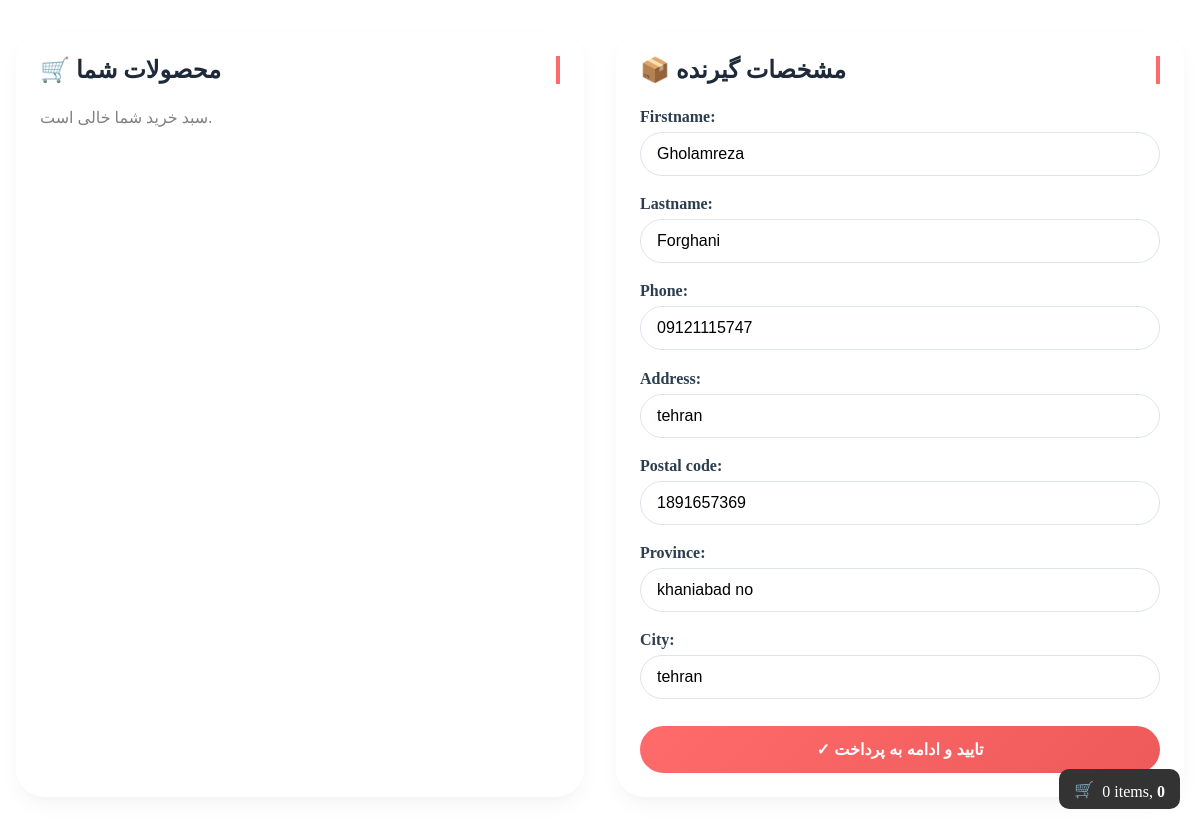
Page /order/order-create (signed in) on the committed database.
### order/models.py (models this page shows, shortened)
class Order(models.Model):
    class Status(models.TextChoices):
        Pending_Review= 'PR', 'pending review'
        Order_Confirmed= 'oc', 'order confirmed'
        Recevied_From_Seller= 'RFS', 'received from seller'
        Preparing_Order= 'PO', 'preparing order'
        Deliverd_To_Postal_Service= 'DTPS', 'deliverd to postal service'
        Refunded_Due_To_Out_Of_Stock= 'RDTOOS', 'refunded due to out of stock'
    buyer= models.ForeignKey(ShopUser, related_name="orders", on_delete=models.SET_NULL, null=True, blank=True)
    firstname= models.CharField(max_length=100)
    lastname= models.CharField(max_length=100)
    phone= models.CharField(max_length=11)
    address= models.CharField(max_length=255)
    postal_code= models.CharField(max_length=11)
    province= models.CharField(max_length=255)
    city= models.CharField(max_length=255)
    created= models.DateTimeField(auto_now_add=True)
    updated= models.DateTimeField(auto_now=True)
    paid= models.BooleanField(default=False)
    status= models.CharField(choices=Status.choices, default=Status.Pending_Review)
    class Meta:
        ordering= ['-created']
        indexes= [
            models.Index(fields=['-created']),
        ]

### order/views.py (the view)
# urls.py: path('order-create', views.order_create, name="order_create"),
@login_required
def order_create(request):
    cart = Cart(request)
    last_order = Order.objects.filter(buyer=request.user).order_by('-created').first()
    if request.method == "POST":
        form = OrderCreateForm(request.POST)
        if form.is_valid():
            order = form.save(commit=False)   # بهتر است commit=False بگذارید تا buyer را اضافه کنید
            order.buyer = request.user
            order.save()
            for item in cart:
                Orderitem.objects.create(
                    order=order,
                    product=item['product'],
                    price=item['price'],
                    quantity=item['quantity'],
                    weight=item['weight']
                )
            request.session['order_id'] = order.id
            return redirect('order:pay')
    else:
        if last_order:
            form = OrderCreateForm(instance=last_order)
        else:
            form = OrderCreateForm()   # ✅ اضافه شد
    context = {
        'form': form,
        'cart': cart
    }
    return render(request, 'order_create.html', context)

### order/forms.py
class OrderCreateForm(forms.ModelForm):
    class Meta:
        model= Order
        fields=['firstname', 'lastname', 'phone', 'address', 'postal_code', 'province', 'city']

### cart/cart.py (called while the page is built, shortened)
    def __len__(self):
        return sum(item['quantity'] for item in self.cart.values())

    def __iter__(self):
        product_ids = self.cart.keys()
        products = Product.objects.filter(id__in=product_ids)

    def get_total_price(self):
        return sum(item['total'] for item in self)

### cart/context_processor.py (called while the page is built)
def cart(request):
    return {'cart': Cart(request)}

### order/templates/order_create.html (shortened to what this page needs)
{% extends 'parent/base.html' %}
{% load static %}
{% block content %}
<div class="order-page">
  <div class="order-grid">
    <div class="cart-summary">
      <h2 class="section-title">🛒 محصولات شما</h2>
      {% if cart|length %}
        <ul class="cart-items">
          {% for item in cart %}
            <li class="cart-item">
              <span class="cart-item-name">{{ item.quantity }} × {{ item.product.name }}</span>
              <span class="cart-item-price">{{ item.price }} تومان</span>
            </li>
          {% endfor %}
        </ul>
        <div class="cart-total">
          جمع کل: {{ cart.get_total_price }} تومان
        </div>
      {% else %}
        <p style="color: gray;">سبد خرید شما خالی است.</p>
      {% endif %}
    </div>
    <div class="order-form">
      <h2 class="section-title">📦 مشخصات گیرنده</h2>
      <form method="post">
        {% for field in form %}
          <div class="form-group">
            {{ field.label_tag }}
            {{ field }}
          </div>
        {% endfor %}
        <button type="submit" class="btn-submit">✓ تایید و ادامه به پرداخت</button>
      </form>
    </div>
  </div>
</div>
{% endblock %}

### shop/static/css/base.css (style rules this page uses)
* { margin: 0; padding: 0; box-sizing: border-box; }
html { font-size: 16px; }
body { overflow-x: hidden; }

### order/templates/order_create.html (style rules this page uses)
.order-page { max-width: 1200px; margin: 2rem auto; padding: 0 1rem; }
.order-grid { display: grid; grid-template-columns: 1fr 1fr; gap: 2rem; }
.cart-summary, .order-form { background: #fff; border-radius: 28px; box-shadow: 0 10px 25px -5px rgba(0,0,0,0.05), 0 8px 10px -6px rgba(0,0,0,0.02); padding: 1.5rem; transition: all 0.2s; }
.section-title { font-size: 1.5rem; font-weight: 700; border-right: 4px solid #ff6b6b; padding-right: 1rem; margin-bottom: 1.5rem; color: #1e2a3a; }
.form-group { margin-bottom: 1.2rem; }
.form-group label { display: block; font-weight: 600; margin-bottom: 6px; color: #2c3e4e; }
.form-group input, .form-group select, .form-group textarea { width: 100%; padding: 12px 16px; border: 1px solid #dce4ec; border-radius: 24px; font-size: 1rem; transition: 0.2s; box-sizing: border-box; }
.btn-submit { width: 100%; background: linear-gradient(135deg, #ff6b6b, #ee5a5a); border: none; padding: 14px; font-size: 1rem; font-weight: bold; color: white; border-radius: 40px; cursor: pointer; transition: 0.2s; margin-top: 0.5rem; }

### rows in the picture
Order: form "Gholamreza" "Forghani" "09121115747" "tehran" "1891657369" "khaniabad no" "tehran"

### other values in the picture
{{ item_count }} "0"
{{ cart.get_total_price }} "0"
{{ field.label_tag }} "Firstname:" "Lastname:" "Phone:" "Address:" "Postal code:" "Province:" "City:"
